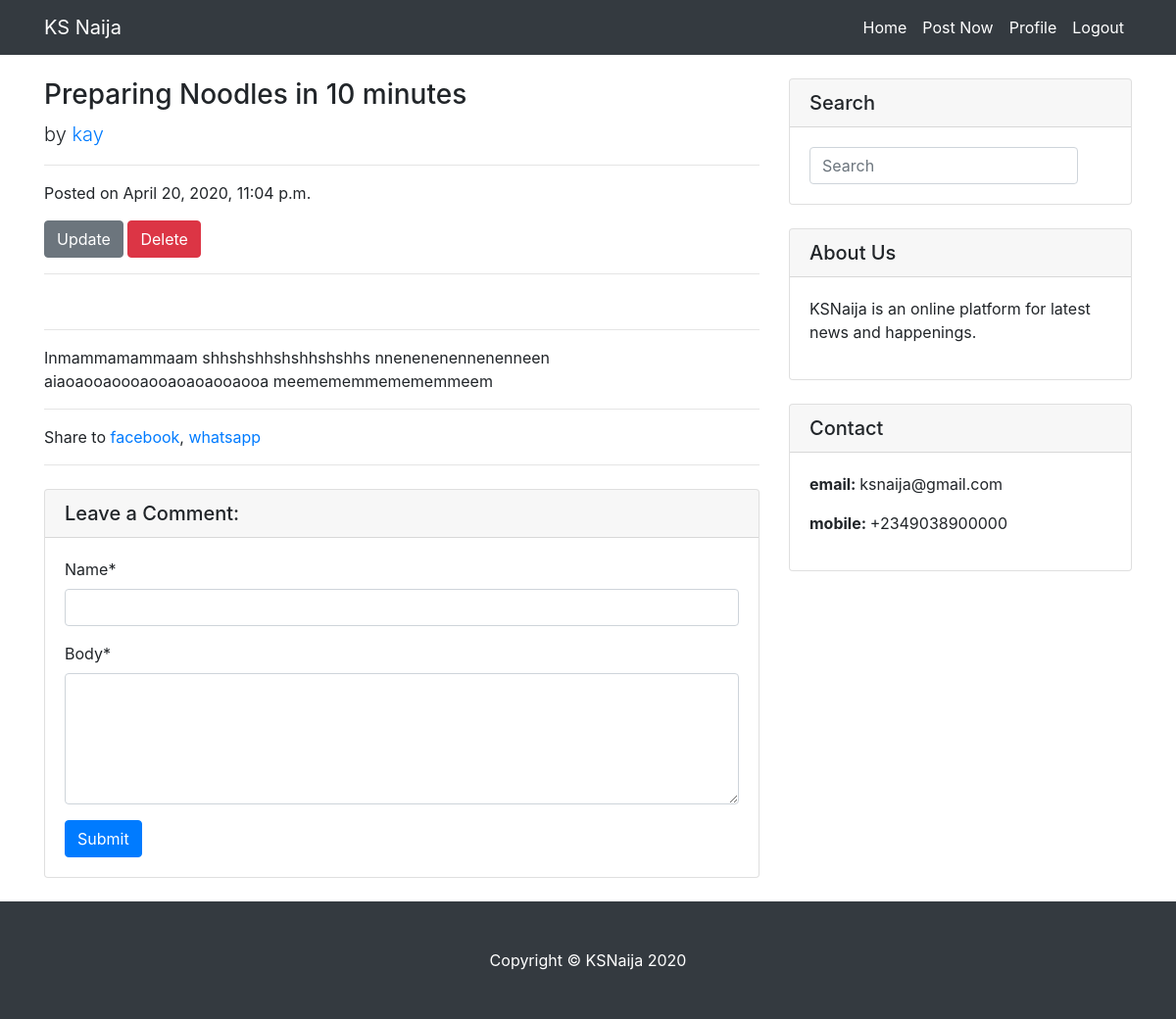
The page /post/2/ (signed in) on the database as committed earlier.
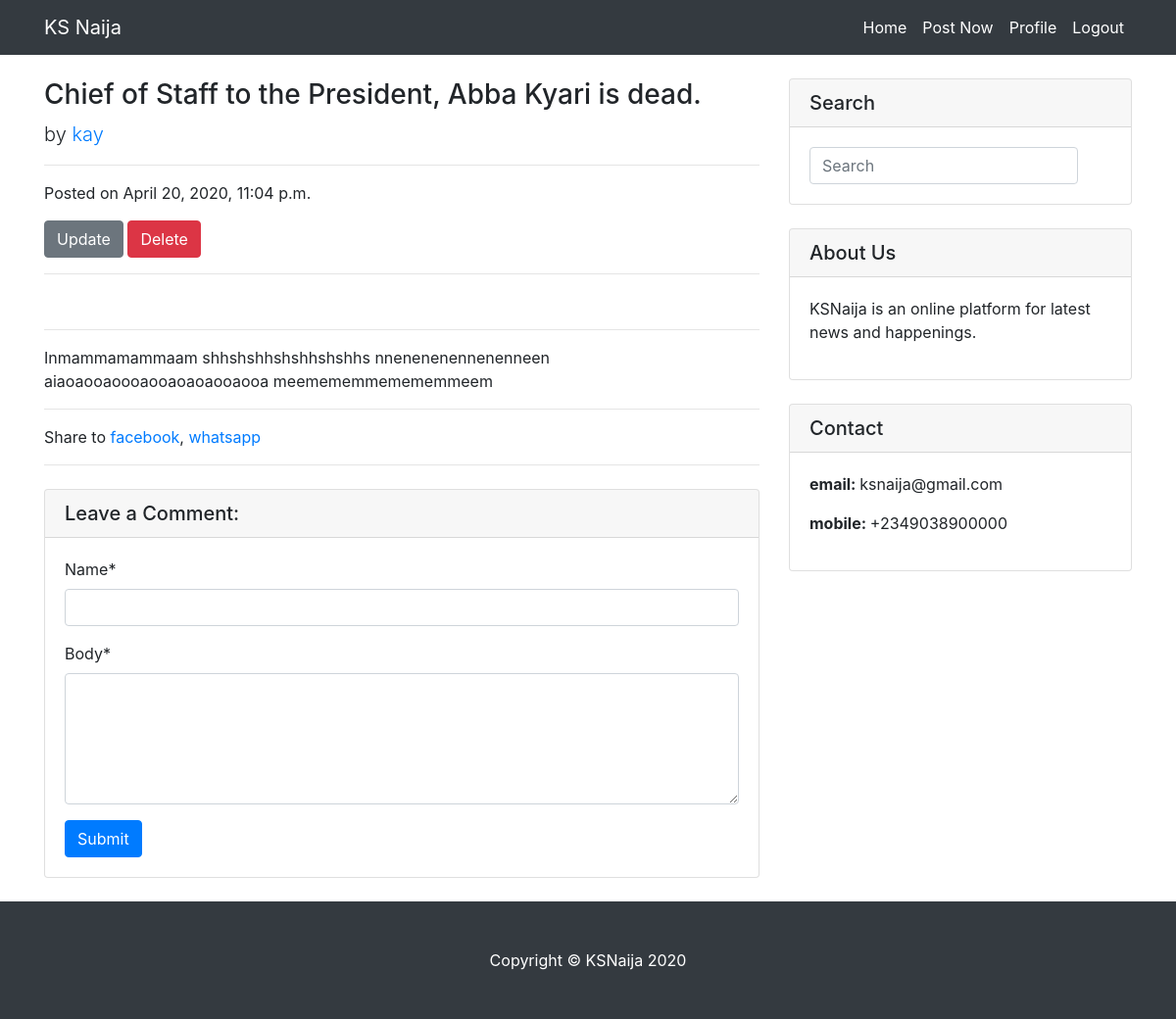
The same page on the database as committed later.
### blog/models.py (models this page shows, shortened)
class Post(models.Model):
    title = models.CharField(max_length=100)
    content = models.TextField()
    date = models.DateTimeField(auto_now_add=True)
    author = models.ForeignKey(User, on_delete=models.CASCADE)
    image = CloudinaryField('image')
    def get_absolute_url(self):
        return reverse('post-detail', kwargs={'pk': self.pk})

### blog/views.py (the view)
# urls.py: path('post/<int:pk>/', PostDetail, name='post-detail'),
@login_required
def PostDetail(request, pk):
    post = get_object_or_404(Post, pk=pk)
    comments = post.comments.filter(active=True)
    new_comment = None
    if request.method == 'POST':
        comment_form = CommentForm(data=request.POST)
        if comment_form.is_valid():
            new_comment = comment_form.save(commit=False)
            new_comment.post = post
            new_comment.save()
    else:
        comment_form = CommentForm()
    context = {
        'post': post,
        'comments': comments,
        'new_comment': new_comment,
        'comment_form': comment_form
    }
    return render(request, 'blog/detail.html', context)

### blog/forms.py
class CommentForm(forms.ModelForm):
    class Meta:
        model = Comment
        fields = ['name', 'body']
        widgets = {'body': forms.Textarea(attrs={'cols': 20, 'rows': 5})}

### blog/templates/blog/detail.html (shortened to what this page needs)
{% extends 'blog/base.html' %}
{% block content %}
    {% load thumbnail %}
    {% load crispy_forms_tags %}
      <div class="col-lg-8">
        <h3 class="mt-4">{{ post.title }}</h3>
        <p class="lead">
          by
          <a href="{% url 'user-post' post.author.username %}">{{ post.author }}</a>
        </p>
        <hr>
        <p>Posted on {{ post.date }}</p>
      {% if post.author == user %}
              <a href="{% url 'update' post.pk %}" class="btn btn-secondary">Update</a>
              <a href="{% url 'delete' post.pk %}" class="btn btn-danger">Delete</a>
          {% endif %}
        <hr>
        <hr>
        <p>{{ post.content }}</p>
        <hr>
      <p>Share to <a href="https://www.facebook.com/sharer.php?href={{ post.get_absolute_url }}">facebook</a>,
       <a href="https://wa.me/?text={{ post.get_absolute_url }}">whatsapp</a></p>
      <hr>
        <div class="card my-4">
      {% if new_comment %}
            <h5>Your comment has been added</h5>
            {% else %}
          <h5 class="card-header">Leave a Comment:</h5>
          <div class="card-body">
            <form method="POST"> {% csrf_token %}
                {{ comment_form|crispy }}
              <button type="submit" class="btn btn-primary">Submit</button>
            </form>
          </div>
        {% endif %}
        </div>
          </div>
{% endblock %}

Rows that differ between the two databases and show on the page:
changed Post "kay": title "Preparing Noodles in 10 minutes" → "Chief of Staff to the President, Abba Kyari is dead."
